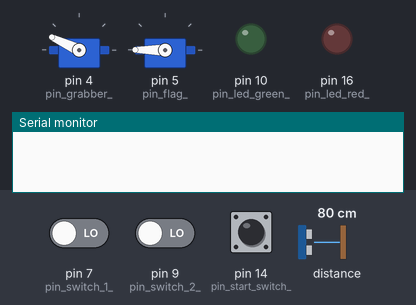
The sketch below on a simulated Arduino Mega 2560, built with avr-gcc and run on an emulated ATmega2560. On the bench: 2 × servo, output pins drawn as LEDs (lit = HIGH), the last lines printed to the serial monitor. Wiring (inferred from the names in the program): SRF02/SRF08 range finder at I2C address 0x70. Inputs (shaded band) come from the test bench; at power-on: pin 14 (pin_start_switch_) LOW, pin 7 (pin_switch_1_) LOW, pin 9 (pin_switch_2_) LOW, distance to the obstacle 80 cm.

Above: at 0.1 s.
At 1.2 s:
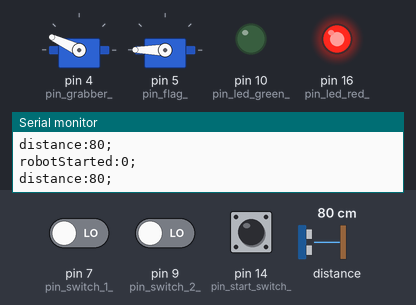
1.3 s: pin 14 (pin_start_switch_) pulled HIGH for 1 s
At 7.0 s:
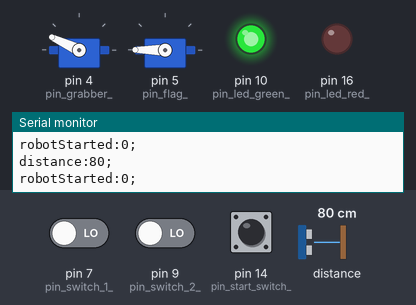
Timing chart, 0 to 10.3 s (numbered marks = the images above; inputs shaded):
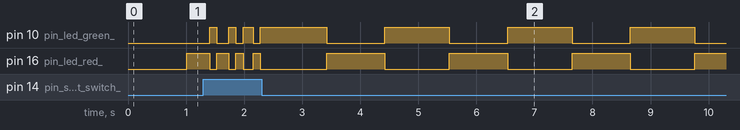

The sketch:

main.ino
```cpp
#include "Flag/Flag.cpp"
#include "GameTimer/GameTimer.cpp"
#include "Grabber/Grabber.cpp"
#include "Leds/Leds.cpp"
#include "Md25/Md25.cpp"
#include "MessageParser/MessageParser.cpp"
#include "Switches/Switches.cpp"
#include "Srf02/Srf02.cpp"

int pin_grabber_ = 4;
Grabber grabber_(pin_grabber_);
unsigned long grabber_last_update_ = 0;
unsigned int grabber_timer_ = 300;  // ms

MessageParser message_parser_;
const int buffer_size = 80;
char buffer_[buffer_size];
int buffer_fullfillness = 0;

md25 md25_(Serial1);
unsigned long md25_last_update_ = 0;
unsigned int md25_timer_ = 300;  // ms

int pin_flag_ = 5;
Flag flag_(pin_flag_);
bool is_flag_up_ = false;
unsigned long flag_check_last_update_ = 0;
unsigned long flag_check_timer_ = 300;

int pin_switch_1_ = 7;
int pin_switch_2_ = 9;
Switches switches_(pin_switch_1_, pin_switch_2_);
unsigned long switches_last_update_ = 0;
unsigned long switches_timer_ = 300;

int pin_led_green_ = 10;
int pin_led_red_ = 16;
Leds leds_(pin_led_green_, pin_led_red_);
unsigned long leds_last_update_ = 0;
unsigned long leds_timer_ = 30;

GameTimer game_timer_;
bool is_game_finished = false;
unsigned long is_game_finished_last_update_ = 0;
unsigned long is_game_finished_timer_ = 300;

int pin_start_switch_ = 14;
unsigned long start_switch_last_update_ = 0;
unsigned long start_switch_timer_ = 100;

Srf02 srf02_;
unsigned long srf02_last_update_ = 0;
unsigned long srf02_timer_ = 30;
unsigned long srf02_send_value_last_update_ = 0;
unsigned long srf02_send_value_timer_ = 100;
bool obstacle_detected = false;


void setup() {
    Serial1.begin(38400);
    Serial.begin(9600);

    md25_.setMode(0);
    md25_.setAcceleration(2);
    md25_.resetEncoder();

    grabber_.init();
    delay(10);
    grabber_.open();

    flag_.init();
    delay(10);
    flag_.setFlag(flagDown);

    pinMode(pin_start_switch_,INPUT);

    leds_.setStatus(waiting);

    srf02_.init();
}

void loop() {

    readSerial();

    updateMd25();

    updateGrabber();

    updateFlag();

    checkStartButtonAndSendStatus();

    updateEndGame();

    checkSwitchesAndSendStatus();

    updateLeds();

    srf02Update();

}

void readSerial() {
    if (Serial.available()) {
        unsigned char input_char = Serial.read();
        buffer_[buffer_fullfillness] = input_char;
        buffer_fullfillness++;
        if (buffer_fullfillness >= buffer_size) {
            memset(buffer_, 0, sizeof(buffer_));
            buffer_fullfillness = 0;
        }
        if (input_char == message_parser_.getEndChar()) {
            CommandData command_data = message_parser_.parse(buffer_);
            HandleCommands(command_data);
            memset(buffer_, 0, sizeof(buffer_));
            buffer_fullfillness = 0;
        }
    }
}

void HandleCommands(CommandData command_data) {
    if (command_data.command_ == speedMotor1 &&
        is_game_finished == false &&
        obstacle_detected == false) {
        md25_.setSpeed(motor1, command_data.argument_);
    } else if (command_data.command_ == speedMotor2 &&
        is_game_finished == false &&
        obstacle_detected == false) {
        md25_.setSpeed(motor2, command_data.argument_);
    } else if (command_data.command_ == versionRevisionRequested) {
        md25_.updateRevision();
        delay(10);
        Serial.print("md25version:");
        Serial.print(md25_.getRevision());
        Serial.println(";");
    } else if (command_data.command_ == resetEncoder) {
        md25_.resetEncoder();
        delay(10);
    } else if (command_data.command_ == grabberPositionRequested &&
        is_game_finished == false) {
        if (command_data.argument_ == grabberOpened) {
            grabber_.open();
        } else if (command_data.argument_ == grabberClosed) {
            grabber_.close();
        }
    }
}

void updateMd25(){
    if (millis() - md25_last_update_ > md25_timer_) {
        md25_.updateElectricalData();
        delay(10);
        md25_.updateEncorder();
        delay(10);
        Serial.print("md25voltage:");
        Serial.print(md25_.getVoltage());
        Serial.println(";");
        Serial.print("md25encoder1:");
        Serial.print(md25_.getEncoder(motor1));
        Serial.println(";");
        Serial.print("md25encoder2:");
        Serial.print(md25_.getEncoder(motor2));
        Serial.println(";");
        md25_last_update_ = millis();
    }
}

void updateGrabber(){
    if (millis() - grabber_last_update_ > grabber_timer_) {
        Serial.print("grabberState:");
        Serial.print(grabber_.getGrabber());
        Serial.println(";");
        grabber_last_update_ = millis();
    }
}

void updateFlag(){
    if(millis()- flag_check_last_update_ > flag_check_timer_) {
        if(game_timer_.hasTimerReached(95000)){
            flag_.setFlag(flagUp);
        }
        else{
            flag_.setFlag(flagDown);
        }
        flag_check_last_update_ = millis();
    }
}

void updateEndGame(){
    if (millis() - is_game_finished_last_update_ > is_game_finished_timer_) {
        if(game_timer_.hasTimerReached(100000)){
            md25_.setSpeed(motor1, 128);
            md25_.setSpeed(motor2, 128);
            is_game_finished = true;
            leds_.setStatus(done);
        }
        is_game_finished_last_update_ = millis();
    }
}

void checkStartButtonAndSendStatus(){
    if (millis() - start_switch_last_update_ > start_switch_timer_) {

        bool robot_is_started = digitalRead(pin_start_switch_);

        if(robot_is_started){ // started
            if(!game_timer_.isTimerCounting()){
                game_timer_.start();
                leds_.setStatus(running);
            }
        } else { // not started
            game_timer_.reset();
            leds_.setStatus(waiting);
            is_game_finished = false;
        }

        Serial.print("robotStarted:");
        Serial.print(robot_is_started);
        Serial.println(";");

        start_switch_last_update_ = millis();
    }
}

void checkSwitchesAndSendStatus(){
    if (millis() - switches_last_update_ > switches_timer_) {

        switches_.updateSwitches();

        Serial.print("switch1:");
        Serial.print(switches_.getSwitch(switch_id_1));
        Serial.println(";");

        Serial.print("switch2:");
        Serial.print(switches_.getSwitch(switch_id_2));
        Serial.println(";");

        switches_last_update_ = millis();
    }
}

void updateLeds(){
    if (millis() - leds_last_update_ > leds_timer_) {
        leds_.updateLeds();
        leds_last_update_ = millis();
    }
}

void srf02Update(){
    if (millis() - srf02_last_update_ > srf02_timer_) {
        srf02_.updateSensor();
        srf02_last_update_ = millis();
    }
    int distance = srf02_.getDistance();
    if ( distance <= 30 && distance != 0)
    {
        obstacle_detected = true;
        md25_.setSpeed(motor1, 128);
        md25_.setSpeed(motor2, 128);
    }
    else
    {
        obstacle_detected = false;
    }

    if (millis() - srf02_send_value_last_update_ > srf02_send_value_timer_) {
        Serial.print("distance:");
        Serial.print(srf02_.getDistance());
        Serial.println(";");
        srf02_send_value_last_update_ = millis();
    }
}
```
